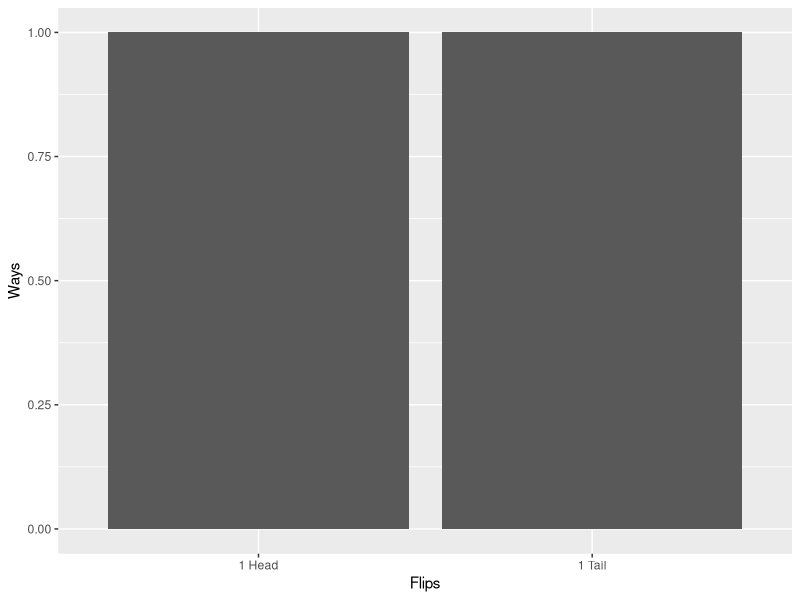
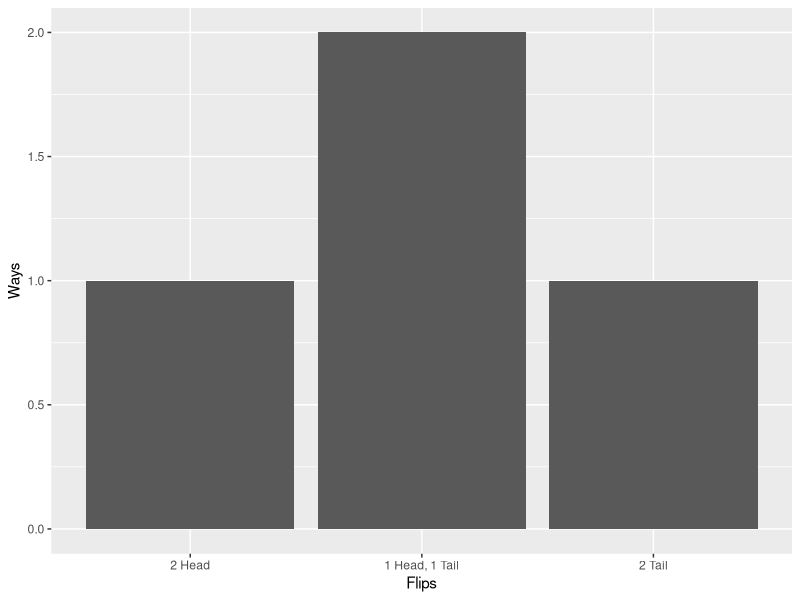
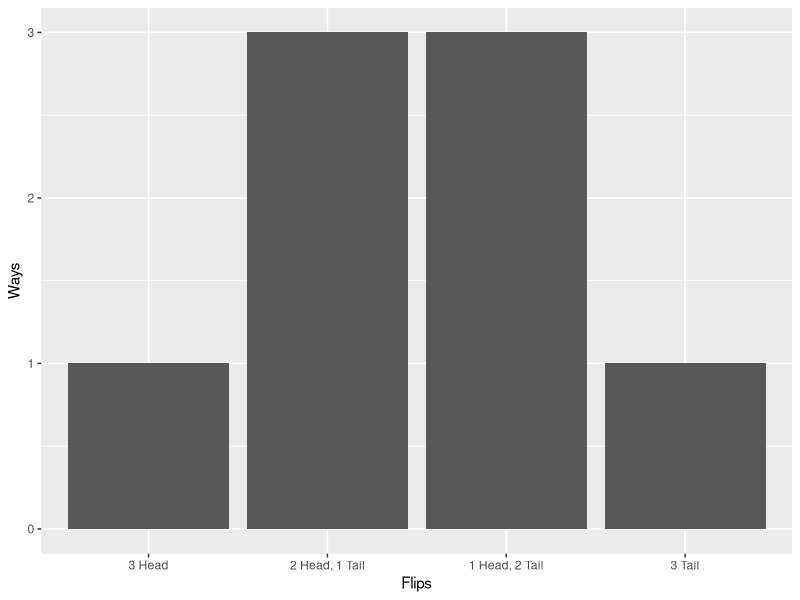
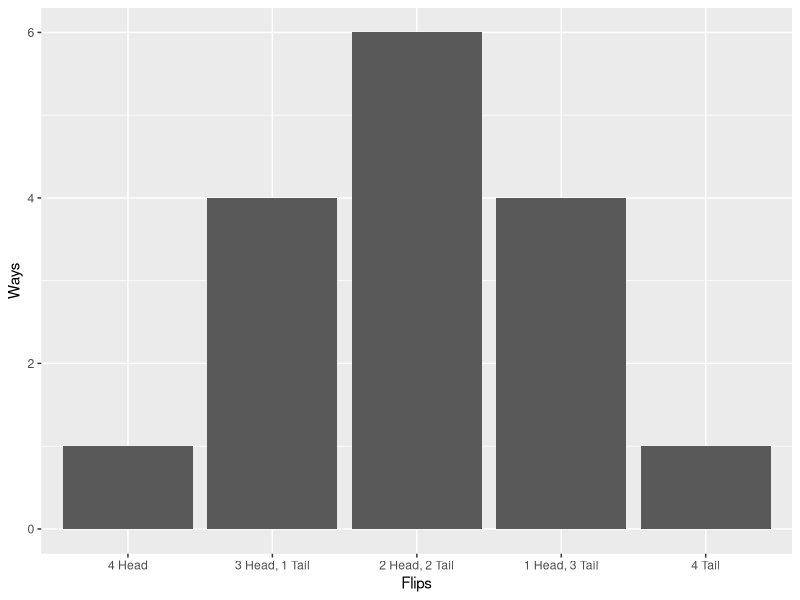
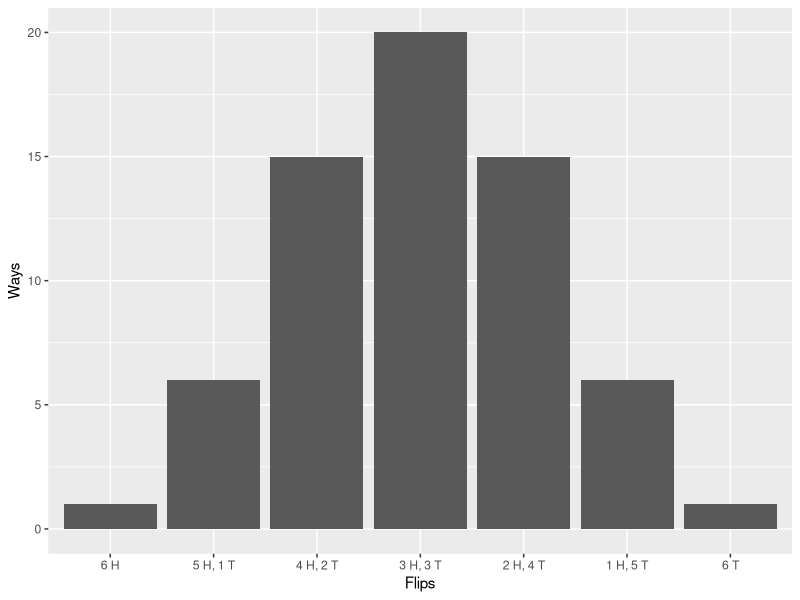

Here is the R script that generated these plots, in order:
## ---- chunk 1
library(tidyverse)
library(readxl)
library(cowplot)
library(forcats)
## ---- chunk 2
0.488 ^ 4
dbinom(4, 4, 0.488)
## ---- chunk 3

flip1 <- data_frame(
 Ways = c(1, 1),
 Flips = c("1 Head", "1 Tail")
)

flip1 %>% ggplot(aes(x = Flips, y = Ways)) +
 geom_bar(stat = "Identity")
## ---- chunk 4

flip2 <- data_frame(
 Ways = c(1, 2, 1),
 Flips = c("2 Head", "1 Head, 1 Tail", "2 Tail")) %>% 
 mutate(Flips = fct_inorder(Flips))

flip2 %>% ggplot(aes(x = Flips, y = Ways)) +
 geom_bar(stat = "Identity")
## ---- chunk 5

flip3 <- data_frame(
 Ways = c(1, 3, 3, 1),
 Flips = c("3 Head", "2 Head, 1 Tail", "1 Head, 2 Tail",
           "3 Tail")) %>% 
 mutate(Flips = fct_inorder(Flips))

flip3 %>% ggplot(aes(x = Flips, y = Ways)) +
 geom_bar(stat = "Identity")
## ---- chunk 6

flip4 <- data_frame(
 Ways = c(1, 4, 6, 4, 1),
 Flips = c("4 Head", "3 Head, 1 Tail", "2 Head, 2 Tail",
           "1 Head, 3 Tail", "4 Tail")) %>% 
 mutate(Flips = fct_inorder(Flips))

flip4 %>% ggplot(aes(x = Flips, y = Ways)) +
 geom_bar(stat = "Identity")
## ---- chunk 7

flip6 <- data_frame(
 Ways = c(1, 6, 15, 20, 15, 6, 1),
 Flips = c("6 H", "5 H, 1 T", "4 H, 2 T",
           "3 H, 3 T", "2 H, 4 T", 
           "1 H, 5 T", "6 T")) %>% 
 mutate(Flips = fct_inorder(Flips))

flip6 %>% ggplot(aes(x = Flips, y = Ways)) +
 geom_bar(stat = "Identity")

